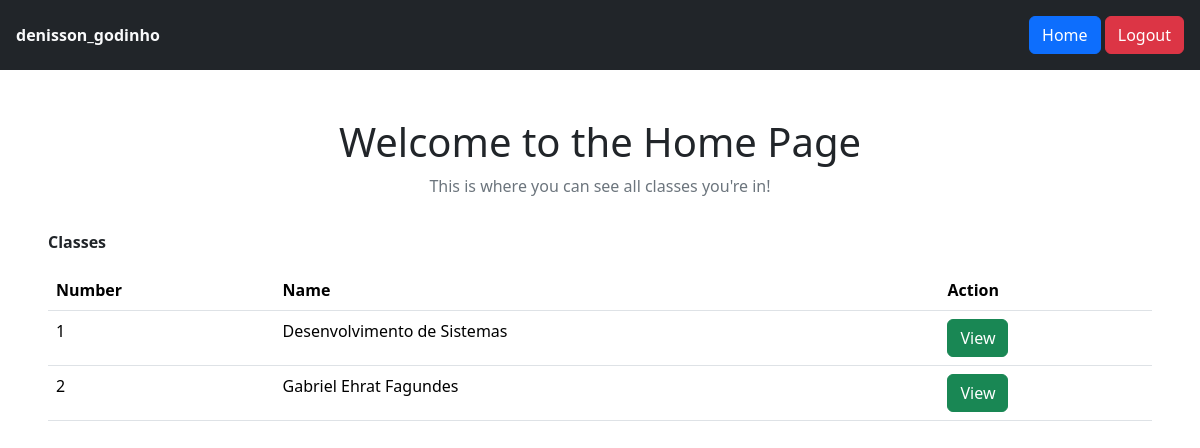
Screenshot of / (signed in) with the database file from the repository.
### app/models.py (models this page shows)
class User(db.Model, UserMixin):
    id = db.Column(db.Integer, primary_key=True)
    name = db.Column(db.String(150), nullable=False)
    email = db.Column(db.String(150), unique=True, nullable=False)
    password = db.Column(db.String(200), nullable=False)

class Class(db.Model):
    id = db.Column(db.Integer, primary_key=True)
    name = db.Column(db.String(150), unique=True, nullable=False)
    teacher_id = db.Column(db.Integer, db.ForeignKey('user.id'), nullable=False, default=User.id)

### app/views.py (the view)
@app.route('/', methods=['GET', 'POST'])
@login_required
def home():
    data = Class.query.filter_by(teacher_id=current_user.id)
    classes = {'data' : data.all()}
    return render_template('index.html', user=current_user, classes=classes)

### app/models.py (called while the page is built)
@login_manager.user_loader
def load_user(user_id):
    return User.query.get(int(user_id))

### app/templates/index.html
{% extends 'base.html' %}
{% block content %}
{% if current_user.email.__contains__('@edu') %}
<section class="mt-5">
    <div class="d-flex flex-column align-items-center">
        <h1>Welcome to the Home Page</h1>
        <p class="text-secondary">This is where you'll manage your classes!</p>
    </div>
    <div class="d-flex justify-content-end">
        <a href="{{ url_for('signClass') }}" class="btn btn-primary px-5 py-3 mx-5 mt-5">Sign a new Class</a>
    </div>
    <div class="px-5 py-3">
        <p class="fw-bold">Classes</p>
        <table class="table">
            <thead>
                <th class="fw-bold">Number</th>
                <th class="fw-bold">Name</th>
                <th class="fw-bold">Action</th>
            </thead>
            <tbody>
                {% for i in classes['data'] %}
                <tr>
                    <td>{{ i.id }}</td>
                    <td>{{ i.name }}</td>
                    <td>
                        <a href="{{ url_for('deleteClass', id=i.id) }}" class="btn btn-danger">Delete</a>
                        <a href="{{ url_for('classPage', id=i.id) }}" class="btn btn-success">View</a>
                    </td>
                </tr>
                {% endfor %}
            </tbody>
        </table>
    </div>
</section>
{% else %}
<section class="mt-5">
    <div class="d-flex flex-column align-items-center">
        <h1>Welcome to the Home Page</h1>
        <p class="text-secondary">This is where you can see all classes you're in!</p>
    </div>
    <div class="px-5 py-3">
        <p class="fw-bold">Classes</p>
        <table class="table">
            <thead>
                <th class="fw-bold">Number</th>
                <th class="fw-bold">Name</th>
                <th class="fw-bold">Action</th>
            </thead>
            <tbody>
                {% for i in classes['data'] %}
                <tr>
                    <td>{{ i.id }}</td>
                    <td>{{ i.name }}</td>
                    <td>
                        <a href="{{ url_for('classPage', id=i.id) }}" class="btn btn-success">View</a>
                    </td>
                </tr>
                {% endfor %}
            </tbody>
        </table>
    </div>
</section>
{% endif %}
{% endblock %}

### app/templates/base.html (shortened to what this page needs)
{% block documentheader %}
<!DOCTYPE html>
<html lang="en">
<head>
    <link href="https://cdn.jsdelivr.net/npm/bootstrap@5.3.8/dist/css/bootstrap.min.css" rel="stylesheet">
</head>
<body>
    {% if current_user.is_authenticated %}
        <section class="d-flex bg-dark justify-content-between p-3 align-items-center">
            <div>
                <span class="text-light fw-bold">{{ current_user.name }}</span>
            </div>
            <div>
                <a href="{{ url_for('home') }}" class="btn btn-primary">Home</a>
                <a href="{{ url_for('logout') }}" class="btn btn-danger">Logout</a>
            </div>
        </section>
    {% endif %}
    {% block content %}{% endblock %}
</body>
</html>
{% endblock %}

### rows the page displays
User: name "denisson_godinho"
Class: id "1", name "Desenvolvimento de Sistemas"
Class: id "2", name "Gabriel Ehrat Fagundes"
